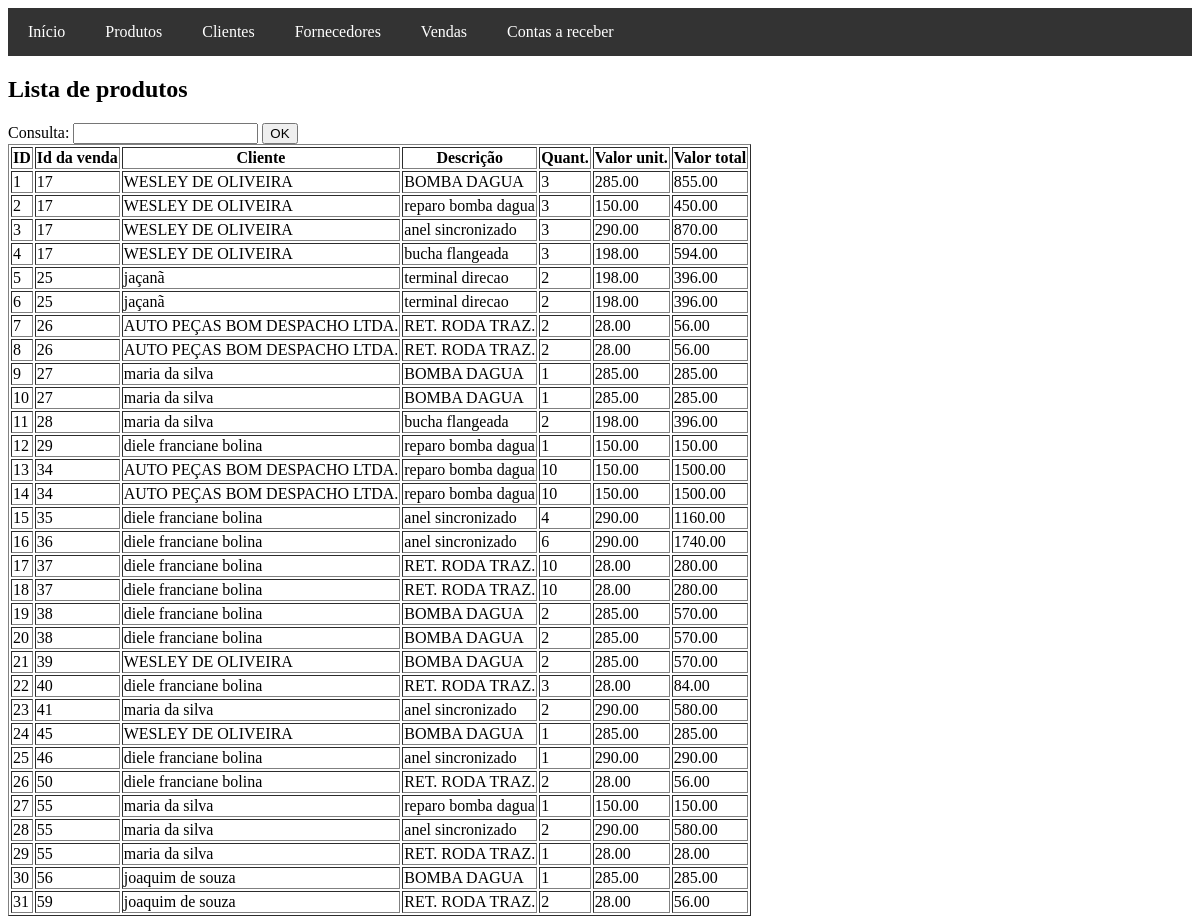
The app's page /vendas/vendas-produtos.php with its own data.
### tables this page shows
CREATE TABLE `vendaprodutos` (
  `id` int(11) NOT NULL,
  `venda_id` int(11) NOT NULL,
  `cliente_id` int(11) NOT NULL,
  `produto_id` int(11) NOT NULL,
  `quant_venda` int(11) NOT NULL,
  `valor_unit` decimal(10,2) NOT NULL,
  `valor_total` decimal(10,2) NOT NULL
);

CREATE TABLE `clientes` (
  `id` int(11) NOT NULL,
  `tipo` text NOT NULL,
  `nome` varchar(100) NOT NULL,
  `logradouro` varchar(100) DEFAULT NULL,
  `numero` varchar(10) DEFAULT NULL,
  `complemento` varchar(50) DEFAULT NULL,
  `bairro` varchar(50) DEFAULT NULL,
  `cidade` varchar(50) DEFAULT NULL,
  `uf` char(2) DEFAULT NULL,
  `cep` varchar(9) DEFAULT NULL,
  `rg` varchar(20) DEFAULT NULL,
  `cpf` varchar(14) DEFAULT NULL,
  `cnpj` text NOT NULL,
  `insc` text NOT NULL,
  `celular` varchar(20) DEFAULT NULL,
  `instagram` varchar(50) DEFAULT NULL,
  `obs` text DEFAULT NULL,
  `limite` decimal(10,2) DEFAULT 0.00,
  `bloqueado` text DEFAULT NULL
);

CREATE TABLE `produtos` (
  `id` int(11) NOT NULL,
  `referencia` varchar(50) NOT NULL,
  `descricao` text DEFAULT NULL,
  `unid` varchar(10) NOT NULL,
  `custo` decimal(10,2) NOT NULL,
  `margem` decimal(5,2) NOT NULL,
  `venda` decimal(10,2) NOT NULL,
  `estoque` int(11) NOT NULL DEFAULT 0,
  `obs` varchar(255) DEFAULT NULL,
  `imagem` varchar(255) DEFAULT NULL,
  `criado_em` timestamp NOT NULL DEFAULT current_timestamp()
);

### vendas/vendas-produtos.php (the view, shortened to what this page needs)
<!DOCTYPE html>
<html lang="pt-br">
<head>
</head>
<body>
    <?php
        include_once '../includes/header.php';
        include_once '../config/conexao.php';
    ?>
    <h2>Lista de produtos</h2>
    <form action="" method="post">
        <label for="consulta">Consulta:</label>
        <input type="text" name="consulta" id="consulta">
        <input type="submit" value="OK">
    </form>
    <?php
      $consulta = isset($_POST["consulta"]) ? $_POST["consulta"] : "";
      if ($consulta == ""){
                $exibe = "SELECT
                            vendaprodutos.id AS id_vendaproduto,
                            vendaprodutos.venda_id,
                            clientes.nome AS nome_cliente,
                            produtos.descricao AS descricao_produto,
                            vendaprodutos.quant_venda,
                            vendaprodutos.valor_unit,
                            vendaprodutos.valor_total
                        FROM vendaprodutos
                        INNER JOIN produtos ON vendaprodutos.produto_id = produtos.id
                        INNER JOIN clientes ON vendaprodutos.cliente_id = clientes.id
                        ORDER BY vendaprodutos.id ASC";
            }
        $sql = mysqli_query($conexao, $exibe);
      echo "<table border='1'>";
        echo "<tr>
                <th>ID</th>
                <th>Id da venda</th>
                <th>Cliente</th>
                <th>Descrição</th>
                <th>Quant.</th>
                <th>Valor unit.</th>
                <th>Valor total</th>
            </tr>";
        while ($row = mysqli_fetch_assoc($sql)) {
            echo "<tr>";
            echo "<td>{$row['id_vendaproduto']}</td>";
            echo "<td>{$row['venda_id']}</td>";
            echo "<td>{$row['nome_cliente']}</td>";
            echo "<td>{$row['descricao_produto']}</td>";
            echo "<td>{$row['quant_venda']}</td>";
            echo "<td>{$row['valor_unit']}</td>";
            echo "<td>{$row['valor_total']}</td>";
            echo "</tr>";
        }
      echo "</table>";
   ?>
</body>
</html>

### records on screen
vendaprodutos: id "1", venda "17", cliente.nome "WESLEY DE OLIVEIRA", produto.descricao "BOMBA DAGUA", quant_venda "3", valor_unit "285.00", valor_total "855.00"
vendaprodutos: id "2", venda "17", cliente.nome "WESLEY DE OLIVEIRA", produto.descricao "reparo bomba dagua", quant_venda "3", valor_unit "150.00", valor_total "450.00"
vendaprodutos: id "3", venda "17", cliente.nome "WESLEY DE OLIVEIRA", produto.descricao "anel sincronizado", quant_venda "3", valor_unit "290.00", valor_total "870.00"
vendaprodutos: id "4", venda "17", cliente.nome "WESLEY DE OLIVEIRA", produto.descricao "bucha flangeada", quant_venda "3", valor_unit "198.00", valor_total "594.00"
vendaprodutos: id "5", venda "25", cliente.nome "jaçanã", produto.descricao "terminal direcao", quant_venda "2", valor_unit "198.00", valor_total "396.00"
vendaprodutos: id "6", venda "25", cliente.nome "jaçanã", produto.descricao "terminal direcao", quant_venda "2", valor_unit "198.00", valor_total "396.00"
vendaprodutos: id "7", venda "26", cliente.nome "AUTO PEÇAS BOM DESPACHO LTDA.", produto.descricao "RET. RODA TRAZ.", quant_venda "2", valor_unit "28.00", valor_total "56.00"
vendaprodutos: id "8", venda "26", cliente.nome "AUTO PEÇAS BOM DESPACHO LTDA.", produto.descricao "RET. RODA TRAZ.", quant_venda "2", valor_unit "28.00", valor_total "56.00"
vendaprodutos: id "9", venda "27", cliente.nome "maria da silva", produto.descricao "BOMBA DAGUA", quant_venda "1", valor_unit "285.00", valor_total "285.00"
vendaprodutos: id "10", venda "27", cliente.nome "maria da silva", produto.descricao "BOMBA DAGUA", quant_venda "1", valor_unit "285.00", valor_total "285.00"
vendaprodutos: id "11", venda "28", cliente.nome "maria da silva", produto.descricao "bucha flangeada", quant_venda "2", valor_unit "198.00", valor_total "396.00"
vendaprodutos: id "12", venda "29", cliente.nome "diele franciane bolina", produto.descricao "reparo bomba dagua", quant_venda "1", valor_unit "150.00", valor_total "150.00"
vendaprodutos: id "13", venda "34", cliente.nome "AUTO PEÇAS BOM DESPACHO LTDA.", produto.descricao "reparo bomba dagua", quant_venda "10", valor_unit "150.00", valor_total "1500.00"
vendaprodutos: id "14", venda "34", cliente.nome "AUTO PEÇAS BOM DESPACHO LTDA.", produto.descricao "reparo bomba dagua", quant_venda "10", valor_unit "150.00", valor_total "1500.00"
vendaprodutos: id "15", venda "35", cliente.nome "diele franciane bolina", produto.descricao "anel sincronizado", quant_venda "4", valor_unit "290.00", valor_total "1160.00"
vendaprodutos: id "16", venda "36", cliente.nome "diele franciane bolina", produto.descricao "anel sincronizado", quant_venda "6", valor_unit "290.00", valor_total "1740.00"
vendaprodutos: id "17", venda "37", cliente.nome "diele franciane bolina", produto.descricao "RET. RODA TRAZ.", quant_venda "10", valor_unit "28.00", valor_total "280.00"
vendaprodutos: id "18", venda "37", cliente.nome "diele franciane bolina", produto.descricao "RET. RODA TRAZ.", quant_venda "10", valor_unit "28.00", valor_total "280.00"
vendaprodutos: id "19", venda "38", cliente.nome "diele franciane bolina", produto.descricao "BOMBA DAGUA", quant_venda "2", valor_unit "285.00", valor_total "570.00"
vendaprodutos: id "20", venda "38", cliente.nome "diele franciane bolina", produto.descricao "BOMBA DAGUA", quant_venda "2", valor_unit "285.00", valor_total "570.00"
vendaprodutos: id "21", venda "39", cliente.nome "WESLEY DE OLIVEIRA", produto.descricao "BOMBA DAGUA", quant_venda "2", valor_unit "285.00", valor_total "570.00"
vendaprodutos: id "22", venda "40", cliente.nome "diele franciane bolina", produto.descricao "RET. RODA TRAZ.", quant_venda "3", valor_unit "28.00", valor_total "84.00"
vendaprodutos: id "23", venda "41", cliente.nome "maria da silva", produto.descricao "anel sincronizado", quant_venda "2", valor_unit "290.00", valor_total "580.00"
vendaprodutos: id "24", venda "45", cliente.nome "WESLEY DE OLIVEIRA", produto.descricao "BOMBA DAGUA", quant_venda "1", valor_unit "285.00", valor_total "285.00"
vendaprodutos: id "25", venda "46", cliente.nome "diele franciane bolina", produto.descricao "anel sincronizado", quant_venda "1", valor_unit "290.00", valor_total "290.00"
vendaprodutos: id "26", venda "50", cliente.nome "diele franciane bolina", produto.descricao "RET. RODA TRAZ.", quant_venda "2", valor_unit "28.00", valor_total "56.00"
vendaprodutos: id "27", venda "55", cliente.nome "maria da silva", produto.descricao "reparo bomba dagua", quant_venda "1", valor_unit "150.00", valor_total "150.00"
vendaprodutos: id "28", venda "55", cliente.nome "maria da silva", produto.descricao "anel sincronizado", quant_venda "2", valor_unit "290.00", valor_total "580.00"
vendaprodutos: id "29", venda "55", cliente.nome "maria da silva", produto.descricao "RET. RODA TRAZ.", quant_venda "1", valor_unit "28.00", valor_total "28.00"
vendaprodutos: id "30", venda "56", cliente.nome "joaquim de souza", produto.descricao "BOMBA DAGUA", quant_venda "1", valor_unit "285.00", valor_total "285.00"
vendaprodutos: id "31", venda "59", cliente.nome "joaquim de souza", produto.descricao "RET. RODA TRAZ.", quant_venda "2", valor_unit "28.00", valor_total "56.00"
